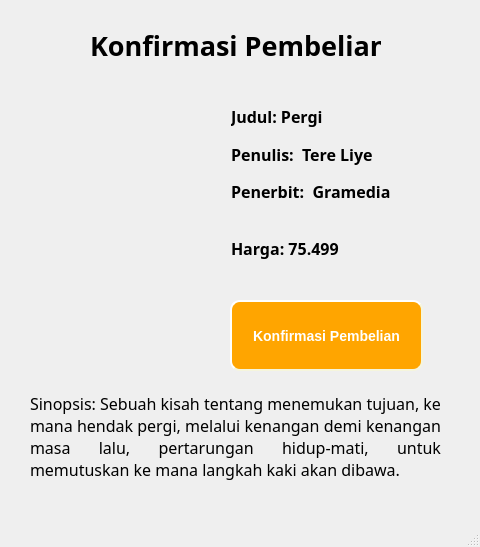
<?xml version="1.0" encoding="UTF-8"?>
<ui version="4.0">
 <class>KonfirmasiPergi</class>
 <widget class="QMainWindow" name="KonfirmasiPergi">
  <property name="geometry">
   <rect>
    <x>0</x>
    <y>0</y>
    <width>480</width>
    <height>547</height>
   </rect>
  </property>
  <property name="windowTitle">
   <string>MainWindow</string>
  </property>
  <widget class="QWidget" name="centralwidget">
   <widget class="QLabel" name="label_4">
    <property name="geometry">
     <rect>
      <x>30</x>
      <y>80</y>
      <width>193</width>
      <height>287</height>
     </rect>
    </property>
    <property name="styleSheet">
     <string notr="true"/>
    </property>
    <property name="text">
     <string/>
    </property>
    <property name="pixmap">
     <pixmap resource="Resources.qrc">:/img/img/buku8.png</pixmap>
    </property>
   </widget>
   <widget class="QLabel" name="label">
    <property name="geometry">
     <rect>
      <x>90</x>
      <y>10</y>
      <width>291</width>
      <height>71</height>
     </rect>
    </property>
    <property name="font">
     <font>
      <family>Goldplay</family>
      <pointsize>20</pointsize>
      <weight>75</weight>
      <bold>true</bold>
     </font>
    </property>
    <property name="text">
     <string>Konfirmasi Pembelian</string>
    </property>
   </widget>
   <widget class="QPushButton" name="pushButton_2">
    <property name="geometry">
     <rect>
      <x>230</x>
      <y>300</y>
      <width>193</width>
      <height>71</height>
     </rect>
    </property>
    <property name="font">
     <font>
      <pointsize>-1</pointsize>
      <weight>75</weight>
      <italic>false</italic>
      <bold>true</bold>
     </font>
    </property>
    <property name="styleSheet">
     <string notr="true">background-color: orange;
    border-style: outset;
    border-width: 2px;
    border-radius: 10px;
    border-color: beige;
    font: bold 14px;
	color:white;
    min-width: 10em;
    padding: 6px;</string>
    </property>
    <property name="text">
     <string>Konfirmasi Pembelian</string>
    </property>
   </widget>
   <widget class="QWidget" name="layoutWidget">
    <property name="geometry">
     <rect>
      <x>231</x>
      <y>101</y>
      <width>220</width>
      <height>163</height>
     </rect>
    </property>
    <property name="font">
     <font>
      <weight>75</weight>
      <bold>true</bold>
     </font>
    </property>
    <layout class="QGridLayout" name="gridLayout">
     <item row="1" column="0">
      <widget class="QLabel" name="penulis">
       <property name="font">
        <font>
         <family>Goldplay</family>
         <pointsize>12</pointsize>
         <weight>75</weight>
         <bold>true</bold>
        </font>
       </property>
       <property name="text">
        <string>Penulis:  Tere Liye</string>
       </property>
      </widget>
     </item>
     <item row="4" column="0">
      <widget class="QLabel" name="penulis_3">
       <property name="font">
        <font>
         <family>Goldplay</family>
         <pointsize>12</pointsize>
         <weight>75</weight>
         <bold>true</bold>
        </font>
       </property>
       <property name="text">
        <string>Harga: 75.499</string>
       </property>
      </widget>
     </item>
     <item row="0" column="0">
      <widget class="QLabel" name="judul">
       <property name="font">
        <font>
         <family>Goldplay</family>
         <pointsize>12</pointsize>
         <weight>75</weight>
         <bold>true</bold>
        </font>
       </property>
       <property name="text">
        <string>&lt;html&gt;&lt;head/&gt;&lt;body&gt;&lt;p&gt;Judul: Pergi&lt;/p&gt;&lt;/body&gt;&lt;/html&gt;</string>
       </property>
      </widget>
     </item>
     <item row="2" column="0">
      <widget class="QLabel" name="penulis_2">
       <property name="font">
        <font>
         <family>Goldplay</family>
         <pointsize>12</pointsize>
         <weight>75</weight>
         <bold>true</bold>
        </font>
       </property>
       <property name="text">
        <string>Penerbit:  Gramedia</string>
       </property>
      </widget>
     </item>
     <item row="3" column="0">
      <spacer name="horizontalSpacer">
       <property name="orientation">
        <enum>Qt::Horizontal</enum>
       </property>
       <property name="sizeHint" stdset="0">
        <size>
         <width>40</width>
         <height>20</height>
        </size>
       </property>
      </spacer>
     </item>
    </layout>
   </widget>
   <widget class="QLabel" name="label_2">
    <property name="geometry">
     <rect>
      <x>30</x>
      <y>380</y>
      <width>411</width>
      <height>171</height>
     </rect>
    </property>
    <property name="font">
     <font>
      <family>Goldplay</family>
      <pointsize>12</pointsize>
     </font>
    </property>
    <property name="text">
     <string>&lt;html&gt;&lt;head/&gt;&lt;body&gt;&lt;p align=&quot;justify&quot;&gt;Sinopsis: Sebuah kisah tentang menemukan tujuan, ke mana hendak pergi, melalui kenangan demi kenangan masa lalu, pertarungan hidup-mati, untuk memutuskan ke mana langkah kaki akan dibawa.&lt;/p&gt;&lt;p&gt;&lt;br/&gt;&lt;/p&gt;&lt;/body&gt;&lt;/html&gt;</string>
    </property>
    <property name="textFormat">
     <enum>Qt::RichText</enum>
    </property>
    <property name="scaledContents">
     <bool>false</bool>
    </property>
    <property name="wordWrap">
     <bool>true</bool>
    </property>
    <property name="margin">
     <number>1</number>
    </property>
   </widget>
  </widget>
  <widget class="QMenuBar" name="menubar">
   <property name="geometry">
    <rect>
     <x>0</x>
     <y>0</y>
     <width>480</width>
     <height>21</height>
    </rect>
   </property>
  </widget>
  <widget class="QStatusBar" name="statusbar"/>
 </widget>
 <resources>
  <include location="Resources.qrc"/>
 </resources>
 <connections/>
</ui>
